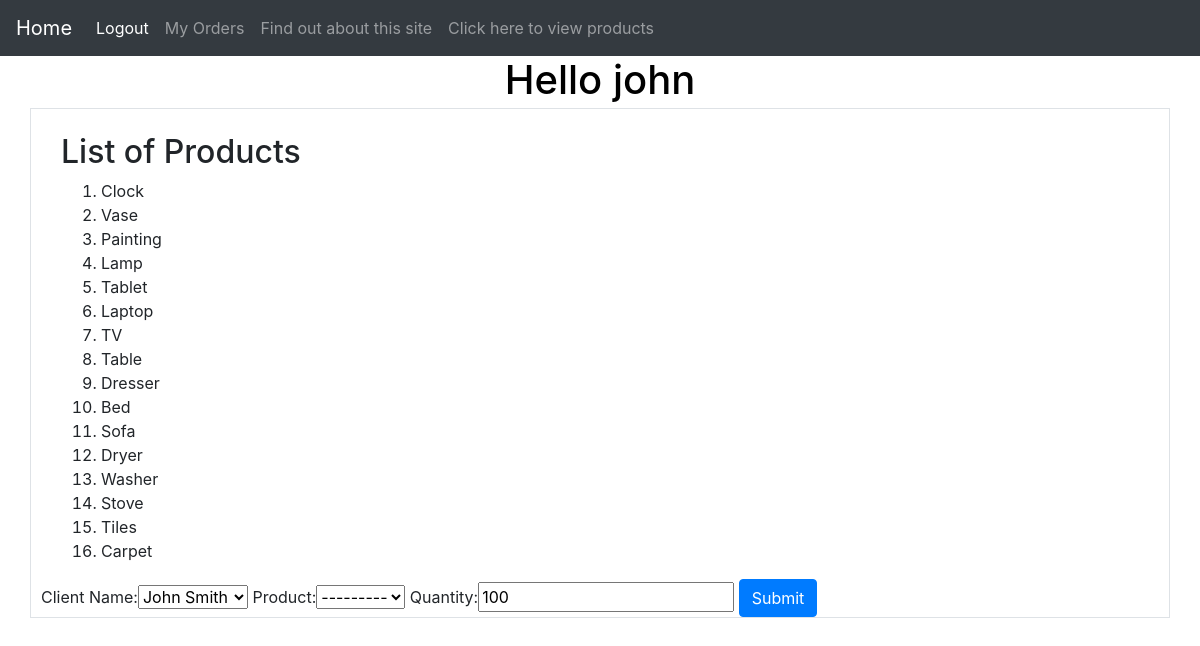
Page /myapp/placeorder/ (signed in) on the committed database.
### myapp/models.py (models this page shows, shortened)
class Product(models.Model):
    category = models.ForeignKey(Category, related_name='products',on_delete=models.CASCADE)
    name = models.CharField(max_length=200)
    price = models.DecimalField(max_digits=10, decimal_places=2)
    stock = models.PositiveIntegerField(default=100, validators=[MaxValueValidator(1000), MinValueValidator(0)])
    available = models.BooleanField(default=True)
    description = models.TextField(blank=True, default='')
    interested = models.PositiveIntegerField(default=0)
    def __str__(self):
        return self.name

### myapp/views.py (the view)
# urls.py: path(r'placeorder/',views.place_order,name='place order'),
@login_required(login_url='/myapp/user_login/')
def place_order(request):
    msg = ''
    prodlist = Product.objects.all()
    if request.method == 'POST':
        form = OrderForm(request.POST)
        if form.is_valid():
            order = form.save(commit=False)
            if order.num_units <= order.product.stock:
                var = Product.objects.get(name=order.product)
                newstock = Product.objects.filter(name=var).values_list('stock',flat=True).get()
                msg = 'Your order has been placed successfully.'
                p = Product()
                p.updateStock(var,newstock,order.num_units)
                order.save()
            else:
                 msg = 'We do not have sufficient stock to fill your order.'
            return render(request, 'myapp/order_response.html', {'msg': msg})
    else:
        form = OrderForm()
    return render(request, 'myapp/placeorder.html', {'form': form, 'msg': msg,
                                                     'prodlist': prodlist})

### myapp/forms.py
class OrderForm(ModelForm):
    def __init__(self, *args, **kwargs):
        super(OrderForm, self).__init__(*args, **kwargs)
        self.fields['client'].empty_label = None
    class Meta:
        model = Order
        fields = ['client','product','num_units']
        labels = {'client': 'Client Name',
                  'num_units': 'Quantity'}

### myapp/models.py (called while the page is built)
    def __str__(self):
        result = User.get_full_name(self)
        return result

### myapp/templates/myapp/placeorder.html (shortened to what this page needs)
<!DOCTYPE html>
<html lang="en">
<head>
</head>
<body>
{% extends 'myapp/base.html' %}
{% block body_block %}
    {% load bootstrap %}
    {% if prodlist %}
        <div class="container-fluid">
        <h2>List of Products</h2>
    <ol>
        {% for product  in prodlist %}
            <li> {{ product.name}} </li>
        {% endfor %}
    </ol>
{% else %}
    <strong>There are no available products!</strong>
{% endif %}
        </div>
<div class="form-row">
<form action="/order_response/" method="post">
    {{ form|bootstrap_horizontal:'col-sm-2' }}
    <input type="submit" value="Submit" class="btn btn-primary">
</form>
</div>
{% endblock %}

### myapp/templates/myapp/base.html (shortened to what this page needs)
<!DOCTYPE html>
{% load staticfiles %}
<html>
<head>
    <link rel="stylesheet" href="https://stackpath.bootstrapcdn.com/bootstrap/4.3.1/css/bootstrap.min.css"
>
    <link rel="stylesheet" type="text/css" href="{% static 'myapp/style.css' %}"/>
    <title>Online Store APP - {% block title %}Welcome!{% endblock %}</title></head>
<body>
<div>
    <nav class="navbar navbar-expand-lg navbar-dark bg-dark">
        <a class="navbar-brand" href="{% url 'myapp:index' %}">Home</a>
        <div class="collapse navbar-collapse" id="navbarNavAltMarkup">
            <div class="navbar-nav">
                {% if user.is_authenticated %}
                    <a class="nav-item nav-link active" href="{% url 'myapp:logout' %}">Logout <span class="sr-only">(current)</span></a>
                    <a class="nav-item nav-link" href="{% url 'myapp:myorders' %}">My Orders</a>
                {% else %}
                    <a class="nav-item nav-link" href="{% url 'myapp:register' %}">Register</a>
                    <a class="nav-item nav-link" href="{% url 'myapp:login' %}">Log in</a>
                {% endif %}
                <a class="nav-item nav-link" href="{% url 'myapp:about' %}">Find out about this
                    site</a>
                <a class="nav-item nav-link" href="{% url 'myapp:products' %}">Click here to view products</a>
            </div>
        </div>
    </nav>
    <h1 class="h1 mb-1">{% block myhdg %}Hello {% if user.is_authenticated %} {{ user.get_username }} {% else %} {{ 'user' }}
    {% endif %}{% endblock %}</h1>
    <div class="container pt-4 border">
        {% block body_block %}*** {% endblock %}
    </div>
</div>
</body>
</html>

### myapp/static/myapp/style.css (style rules this page uses)
h1 { text-align:center; font-size: 16px; font-style: normal; color:black; }

### rows in the picture
Product: name "Clock"
Product: name "Vase"
Product: name "Painting"
Product: name "Lamp"
Product: name "Tablet"
Product: name "Laptop"
Product: name "TV"
Product: name "Table"
Product: name "Dresser"
Product: name "Bed"
Product: name "Sofa"
Product: name "Dryer"
Product: name "Washer"
Product: name "Stove"
Product: name "Tiles"
Product: name "Carpet"

### other values in the picture
{{ user.get_username }} "john"
